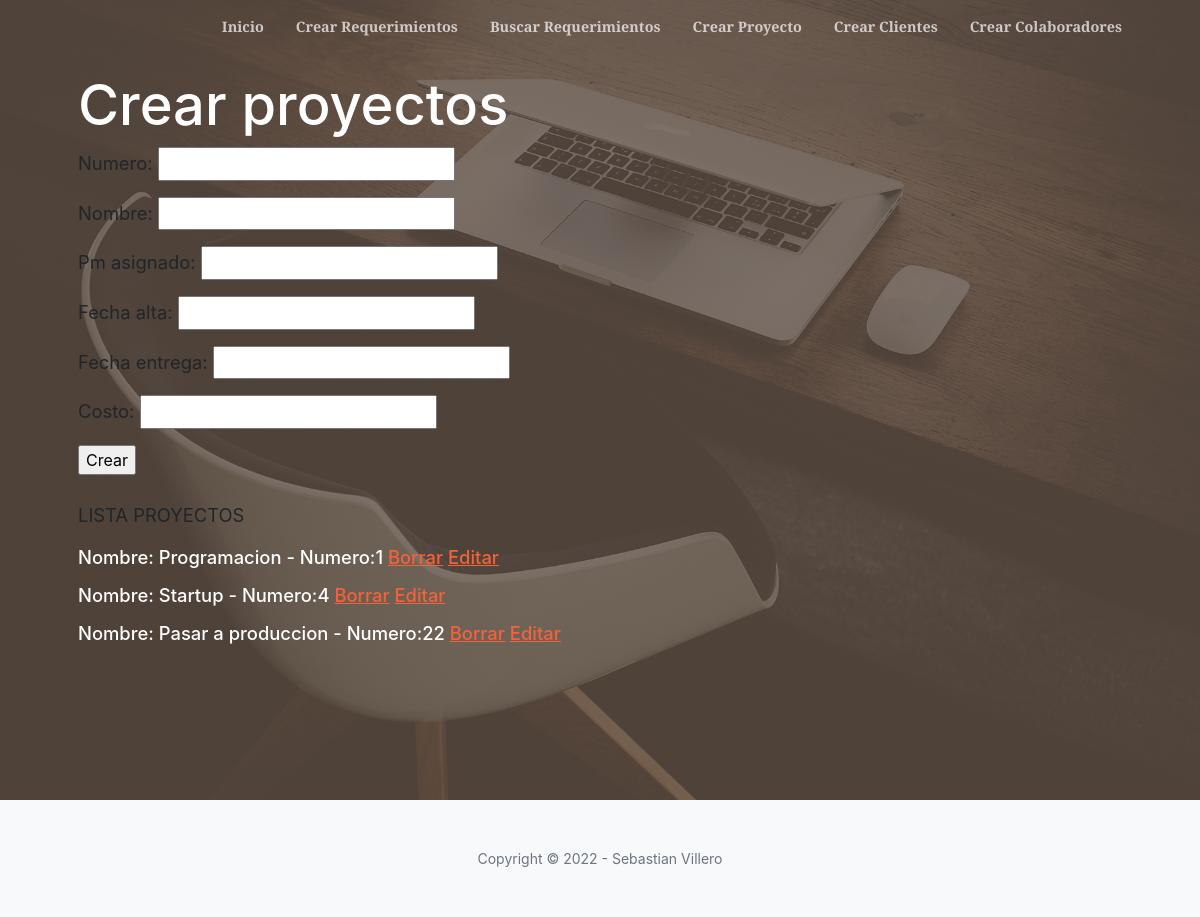
The page /inicio/crear_proyecto/ on the database as committed earlier.
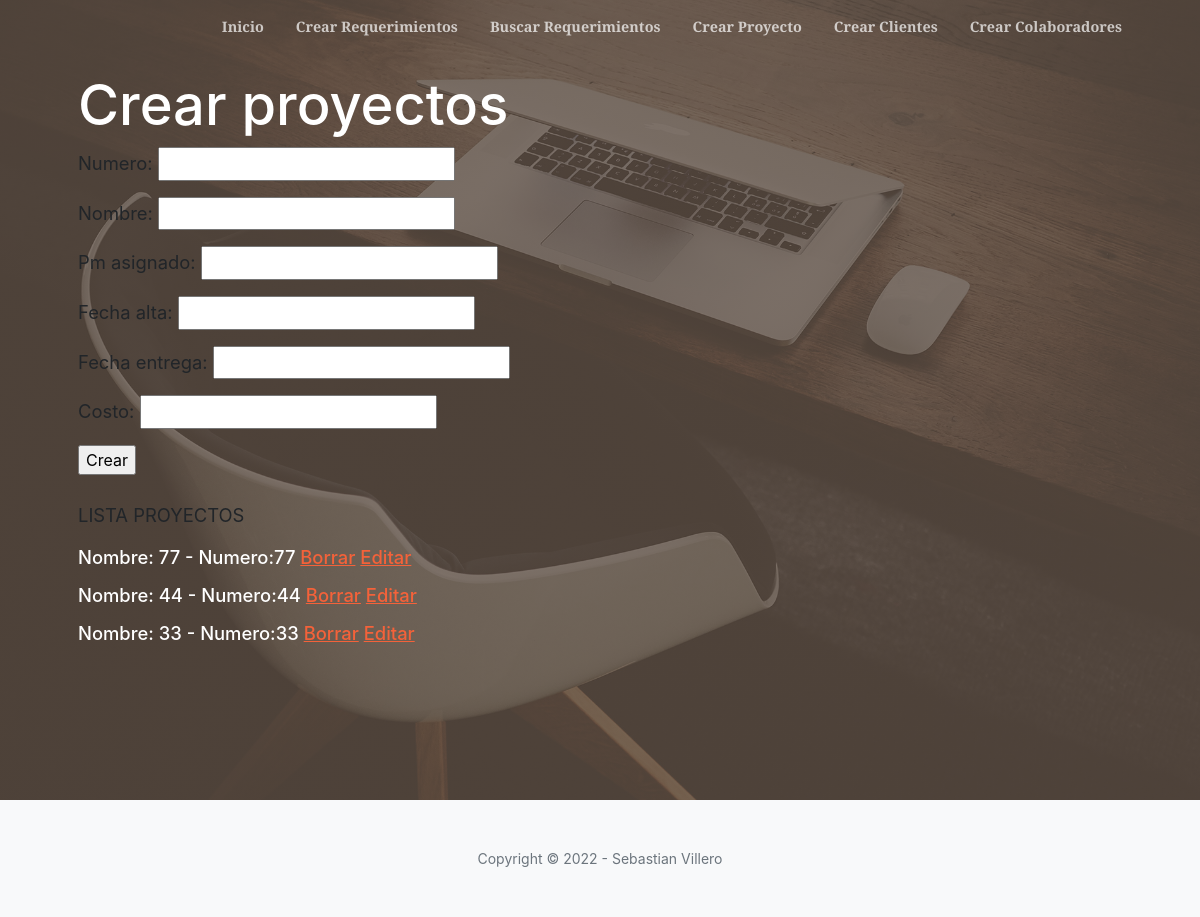
The same page on the database as committed later.
### appentrega/models.py (models this page shows, shortened)
class Proyecto(models.Model):
    numero = models.IntegerField()
    nombre = models.CharField(max_length=50)
    pm_asignado = models.CharField(max_length=50)
    fecha_alta = models.DateField()
    fecha_entrega = models.DateField(blank=True, null=True)
    costo = models.IntegerField(default=1)

### appentrega/views.py (the view, shortened to what this page needs)
# urls.py: path("crear_proyecto/",crear_proyecto, name='crear_proyecto'),
def crear_proyecto(request):
    proyectos = Proyecto.objects.all()
    if request.method == "GET":
        formulario = ProyectoFormulario()
        context = {
            "proyectos": proyectos,
            "formulario": formulario
        }
        return render(request, "appentrega/crear_proyecto.html", context)

### appentrega/forms.py
class ProyectoFormulario(Form):
    numero = IntegerField()
    nombre = CharField()
    pm_asignado = CharField()
    fecha_alta = DateField()
    fecha_entrega = DateField()
    costo = IntegerField()

### appentrega/templates/appentrega/crear_proyecto.html (shortened to what this page needs)
{% extends 'appentrega/base.html' %}
{% block titulo2 %}  Crear proyectos {% endblock titulo2 %}
{% block busqueda %}
    <form method="post">{% csrf_token %}
        {{ formulario.as_p }}
        <input type="submit" value="Crear">
    </form>
{% endblock %}
{% block lista %}
<p> </br>LISTA PROYECTOS </br></p>
{% endblock lista %}
{% block listado_requerimientos %}
    {% for proyecto in proyectos %}
            <p> Nombre: {{proyecto.nombre}} - Numero:{{proyecto.numero}}
            <a href="{%url 'borrar_proyecto' proyecto.id %}">Borrar</a>
            <a href="{%url 'editar_proyecto' proyecto.id %}">Editar</a>
        </p>
    {% endfor %}
{% endblock listado_requerimientos%}

### appentrega/templates/appentrega/base.html (shortened to what this page needs)
<!DOCTYPE html>
<html lang="en">
    <head>
        {% load static %}
        <link href="https://cdn.jsdelivr.net/npm/bootstrap-icons@1.5.0/font/bootstrap-icons.css" rel="stylesheet" />
        <link href="https://cdnjs.cloudflare.com/ajax/libs/SimpleLightbox/2.1.0/simpleLightbox.min.css" rel="stylesheet" />
        <link href="{% static 'appentrega/css/styles.css' %}" rel="stylesheet" />
    </head>
    <body id="page-top">
        <nav class="navbar navbar-expand-lg navbar-light fixed-top py-3" id="mainNav">
            <div class="container px-4 px-lg-5">
                <div class="collapse navbar-collapse" id="navbarResponsive">
                    <ul class="navbar-nav ms-auto my-2 my-lg-0">
                        <li class="nav-item"><a class="nav-link" href="{% url 'inicio' %}">Inicio</a></li>
                        <li class="nav-item"><a class="nav-link" href="{% url 'crear_requerimiento' %}">Crear Requerimientos</a></li>
                        <li class="nav-item"><a class="nav-link" href="{% url 'requerimientos' %}">Buscar Requerimientos</a></li>
                        <li class="nav-item"><a class="nav-link" href="{% url 'crear_proyecto' %}">Crear Proyecto</a></li>
                        <li class="nav-item"><a class="nav-link" href="{% url 'crear_cliente' %}">Crear Clientes</a></li>
                        <li class="nav-item"><a class="nav-link" href="{% url 'crear_colaborador' %}">Crear Colaboradores</a></li>
                    </ul>
                </div>
            </div>
        </nav>
        <header class="masthead">
            <div class="container px-4 px-lg-5 h-100">
                <h1 class="text-white font-weight-bold">{% block titulo2 %} Sin titulo {% endblock titulo2%}
                </h1>
                {% block busqueda %} {% endblock busqueda%}
                <div class="row gx-4 gx-lg-5 h-25 align-items-center ">
                    {% block lista %} {% endblock lista%}
                    <h1 class="text-white font-weight-bold">
                        {% block listado_requerimientos %}
                        {% endblock%}
                </div>
            </div>
        </header>
        <footer class="bg-light py-5">
            <div class="container px-4 px-lg-5"><div class="small text-center text-muted">Copyright &copy; 2022 - Sebastian Villero</div></div>
        </footer>
    </body>
</html>

Rows that differ between the two databases and show on the page:
removed Proyecto: nombre "Programacion", numero "1"
removed Proyecto: nombre "Startup", numero "4"
removed Proyecto: nombre "Pasar a produccion", numero "22"
added Proyecto: nombre "77", numero "77"
added Proyecto: nombre "44", numero "44"
added Proyecto: nombre "33", numero "33"
